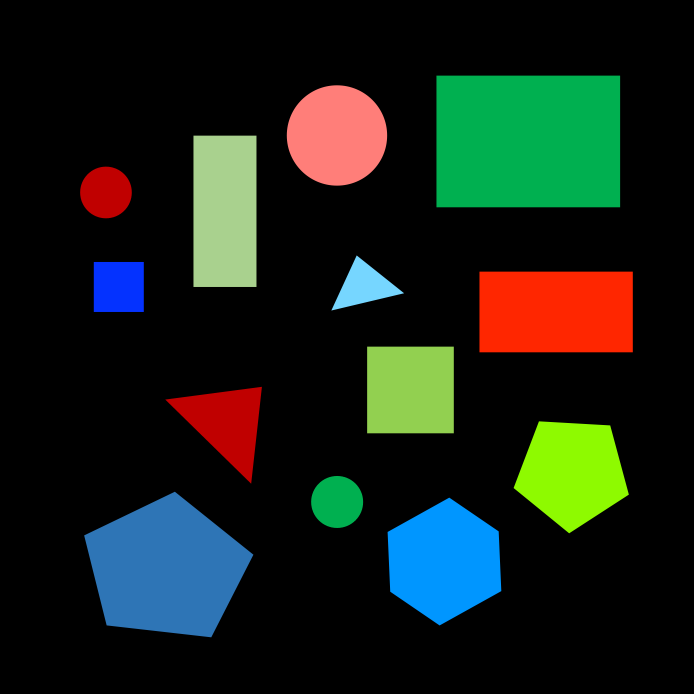
#> input picture asset/images/color.jpg, 2080 x 2080 px (shown at 1/3 size)
$ jupyter execute --allow-errors Color_detection_using_XGBoost.ipynb
#> lines starting #> are read from the running program, lines starting #| are printed output that depends on the picture; after the words box and inside, x2 and y2 are one past the last pixel; in counts of white or black regions, pixels touching at a corner belong together
pip install xgboost

## 1. XGBoost Classification Model

### Import packages

[cell 1]
from xgboost import XGBClassifier
from xgboost import plot_importance
from sklearn.model_selection import train_test_split
from sklearn.metrics import accuracy_score
import pandas as pd

### Load data

[cell 2]
color = pd.read_csv("data/color.csv")
#> (reads data/color.csv from the repository)
color.head()

HTML color library를 참고하여 Red, Green, Blue로 Class를 나누었습니다.
CSV 파일에서 R, G, B는 X값으로 CLASS는 Y값으로 사용합니다.

[cell 3]
cols = list(color.columns)
x_col = cols[:3]
y_col = cols[-1]

print('x colum : {}'.format(x_col))
print('y colum : {}'.format(y_col))

### Train / Test split

[cell 4]
color_train, color_test = train_test_split(color, test_size=0.2, random_state=123)
print(color_train.shape, color_test.shape)

### Model 생성

#> (a cell that did not finish here is left out)

#> (a cell that did not finish here is left out)

### Model 평가

#> (a cell that did not finish here is left out)

#> (a cell that did not finish here is left out)

## 2. Color Detection using XGBoost Model

### Import packages

[cell 9]
import cv2
import numpy as np
from scipy.spatial import distance as dist
import imutils
import matplotlib.pyplot as plt

### Function declaration

[cell 10]
def img_show(title='image', img=None, figsize=(8 ,5)):
    plt.figure(figsize=figsize)

    if type(img) == list:
        if type(title) == list:
            titles = title
        else:
            titles = []

            for i in range(len(img)):
                titles.append(title)

        for i in range(len(img)):
            if len(img[i].shape) <= 2:
                rgbImg = cv2.cvtColor(img[i], cv2.COLOR_GRAY2RGB)
            else:
                rgbImg = cv2.cvtColor(img[i], cv2.COLOR_BGR2RGB)

            plt.subplot(1, len(img), i + 1), plt.imshow(rgbImg)
            plt.title(titles[i])
            plt.xticks([]), plt.yticks([])

        plt.show()
    else:
        if len(img.shape) < 3:
            rgbImg = cv2.cvtColor(img, cv2.COLOR_GRAY2RGB)
        else:
            rgbImg = cv2.cvtColor(img, cv2.COLOR_BGR2RGB)

        plt.imshow(rgbImg)
        plt.title(title)
        plt.xticks([]), plt.yticks([])
        plt.show()

[cell 11]
def color_label(image, c):
    mask = np.zeros(image.shape[:2], dtype="uint8")
    cv2.drawContours(mask, [c], -1, 255, -1)
    mask = cv2.erode(mask, None, iterations=2)
    mean = cv2.mean(image, mask=mask)[:3]

    rgb_value = pd.DataFrame({'R': [mean[2]], 'G': [mean[1]], 'B': [mean[0]]})
    xgb_pred = xgb.predict(rgb_value)

    return xgb_pred[0]

### Load image

[cell 12]
cv2_image = cv2.imread('asset/images/color.jpg', cv2.IMREAD_COLOR)
#> cv2_image is the input picture: shape (2080, 2080, 3); mean B, G, R 24.5, 33, 23.7
img_show('original image', cv2_image)

### Color Detection

[cell 13]
resized = imutils.resize(cv2_image, width=640)
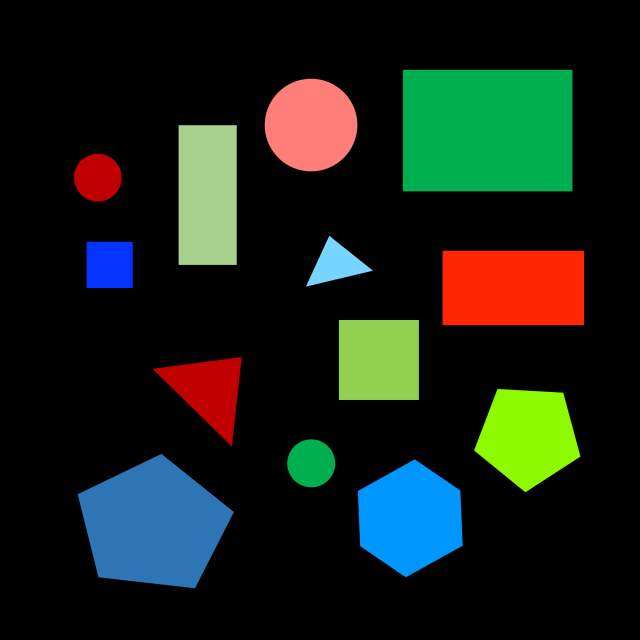
#> resized: shape (640, 640, 3); mean B, G, R 24.5, 33, 23.7
ratio = cv2_image.shape[0] / float(resized.shape[0])
#> ratio = 3.25
blurred = cv2.GaussianBlur(resized, (5, 5), 0)
gray = cv2.cvtColor(blurred, cv2.COLOR_BGR2GRAY)
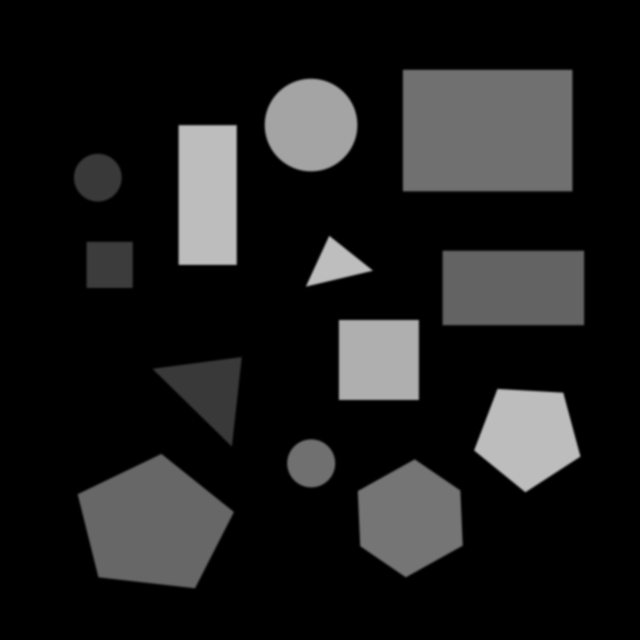
#> gray: shape (640, 640); min 0, max 190, mean 29.2
thresh = cv2.threshold(gray, 10, 255, cv2.THRESH_BINARY)[1]
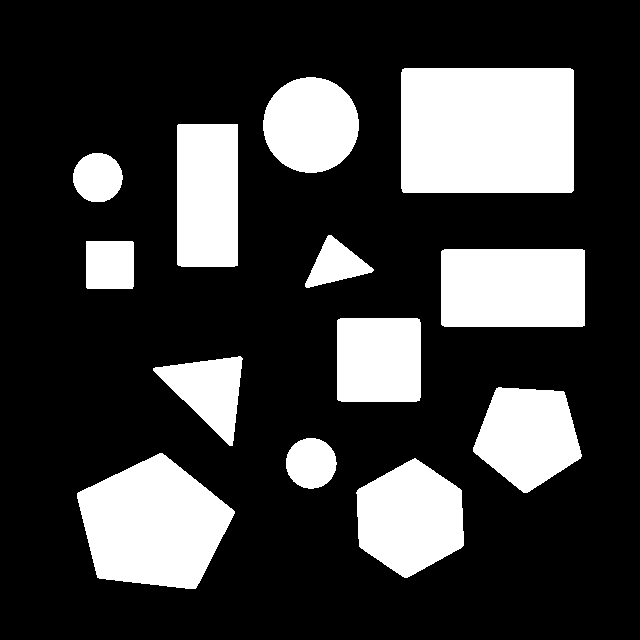
#> thresh: shape (640, 640); 24.5% white; 13 white regions, largest, box (x1, y1, x2, y2) and area: (401, 68, 574, 193) 21607, (77, 453, 235, 589) 14718, (441, 249, 585, 327) 11220

img_show(['GaussianBlur', 'Threshold'], [blurred, thresh])
#> call 2 of img_show, with figsize = (8, 5)
#> the loop in img_show (call 2), `for i in range(len(img)):` made 2 passes
#> in img_show (call 2), `plt.show()`:
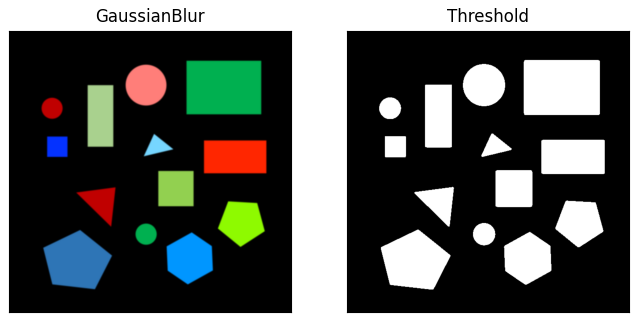
#> figure drawn by matplotlib, 2 panels

[cell 14]
cnts = cv2.findContours(thresh.copy(), cv2.RETR_EXTERNAL, cv2.CHAIN_APPROX_SIMPLE)
#> cnts = 13 contours; largest, box (x1, y1, x2, y2) and area: (401, 68, 574, 193) 21314, (77, 453, 235, 589) 14509, (441, 249, 585, 327) 11002, (356, 458, 464, 578) 9210, (177, 124, 238, 267) 8513
cnts = imutils.grab_contours(cnts)

[cell 15]
vis = cv2_image.copy()

#> (the rest of this cell did not finish here and is left out)

[cell 16]
img_show('Color Detection', vis, figsize=(16,10))
